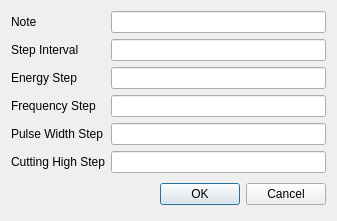
<?xml version="1.0" encoding="UTF-8"?>
<ui version="4.0">
 <class>Dialog_ProcessSetting_AutoFocus</class>
 <widget class="QDialog" name="Dialog_ProcessSetting_AutoFocus">
  <property name="geometry">
   <rect>
    <x>0</x>
    <y>0</y>
    <width>337</width>
    <height>212</height>
   </rect>
  </property>
  <property name="windowTitle">
   <string>AutoFocus Process Setting</string>
  </property>
  <layout class="QFormLayout" name="formLayout">
   <item row="0" column="0">
    <widget class="QLabel" name="label_AutoFocus_Note">
     <property name="minimumSize">
      <size>
       <width>60</width>
       <height>0</height>
      </size>
     </property>
     <property name="text">
      <string>Note</string>
     </property>
    </widget>
   </item>
   <item row="0" column="1">
    <widget class="QLineEdit" name="lineEdit_AutoFocus_Note"/>
   </item>
   <item row="1" column="0">
    <widget class="QLabel" name="label_AutoFocus_StepInterval">
     <property name="text">
      <string>Step Interval</string>
     </property>
    </widget>
   </item>
   <item row="3" column="0">
    <widget class="QLabel" name="label_AutoFocus_FrequencyStep">
     <property name="text">
      <string>Frequency Step</string>
     </property>
    </widget>
   </item>
   <item row="7" column="0" colspan="2">
    <layout class="QHBoxLayout" name="Buttons_AutoFocus">
     <property name="spacing">
      <number>6</number>
     </property>
     <property name="leftMargin">
      <number>0</number>
     </property>
     <property name="topMargin">
      <number>0</number>
     </property>
     <property name="rightMargin">
      <number>0</number>
     </property>
     <property name="bottomMargin">
      <number>0</number>
     </property>
     <item>
      <spacer>
       <property name="orientation">
        <enum>Qt::Horizontal</enum>
       </property>
       <property name="sizeHint" stdset="0">
        <size>
         <width>131</width>
         <height>31</height>
        </size>
       </property>
      </spacer>
     </item>
     <item>
      <widget class="QPushButton" name="Button_AutoFocus_OK">
       <property name="text">
        <string>OK</string>
       </property>
      </widget>
     </item>
     <item>
      <widget class="QPushButton" name="Button_AutoFocus_Cancel">
       <property name="text">
        <string>Cancel</string>
       </property>
      </widget>
     </item>
    </layout>
   </item>
   <item row="2" column="0">
    <widget class="QLabel" name="label_AutoFocus_EnergyStep">
     <property name="text">
      <string>Energy Step</string>
     </property>
    </widget>
   </item>
   <item row="1" column="1">
    <widget class="QLineEdit" name="lineEdit_AutoFocus_StepInterval"/>
   </item>
   <item row="2" column="1">
    <widget class="QLineEdit" name="lineEdit_AutoFocus_EnergyStep"/>
   </item>
   <item row="3" column="1">
    <widget class="QLineEdit" name="lineEdit_AutoFocus_FrequencyStep"/>
   </item>
   <item row="4" column="0">
    <widget class="QLabel" name="label_AutoFocus_PulseWidthStep">
     <property name="text">
      <string>Pulse Width Step</string>
     </property>
    </widget>
   </item>
   <item row="4" column="1">
    <widget class="QLineEdit" name="lineEdit_AutoFocus_PulseWidthStep"/>
   </item>
   <item row="5" column="1">
    <widget class="QLineEdit" name="lineEdit_AutoFocus_CuttingHighStep"/>
   </item>
   <item row="5" column="0">
    <widget class="QLabel" name="label_AutoFocus_CuttingHighStep">
     <property name="text">
      <string>Cutting High Step</string>
     </property>
    </widget>
   </item>
  </layout>
 </widget>
 <resources/>
 <connections>
  <connection>
   <sender>Button_AutoFocus_OK</sender>
   <signal>clicked()</signal>
   <receiver>Dialog_ProcessSetting_AutoFocus</receiver>
   <slot>accept()</slot>
   <hints>
    <hint type="sourcelabel">
     <x>278</x>
     <y>253</y>
    </hint>
    <hint type="destinationlabel">
     <x>96</x>
     <y>254</y>
    </hint>
   </hints>
  </connection>
  <connection>
   <sender>Button_AutoFocus_Cancel</sender>
   <signal>clicked()</signal>
   <receiver>Dialog_ProcessSetting_AutoFocus</receiver>
   <slot>reject()</slot>
   <hints>
    <hint type="sourcelabel">
     <x>369</x>
     <y>253</y>
    </hint>
    <hint type="destinationlabel">
     <x>179</x>
     <y>282</y>
    </hint>
   </hints>
  </connection>
 </connections>
</ui>
